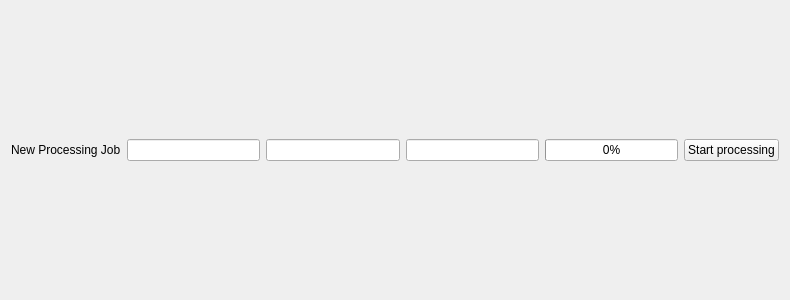
<?xml version="1.0" encoding="UTF-8"?>
<ui version="4.0">
 <class>ProcessingJob</class>
 <widget class="QWidget" name="ProcessingJob">
  <property name="geometry">
   <rect>
    <x>0</x>
    <y>0</y>
    <width>790</width>
    <height>300</height>
   </rect>
  </property>
  <property name="windowTitle">
   <string>Form</string>
  </property>
  <layout class="QHBoxLayout" name="horizontalLayout">
   <item>
    <widget class="QLabel" name="jobname">
     <property name="text">
      <string>New Processing Job</string>
     </property>
    </widget>
   </item>
   <item>
    <widget class="QLineEdit" name="input1"/>
   </item>
   <item>
    <widget class="QLineEdit" name="input2"/>
   </item>
   <item>
    <widget class="QLineEdit" name="outfilename"/>
   </item>
   <item>
    <widget class="QProgressBar" name="progressBar">
     <property name="value">
      <number>0</number>
     </property>
    </widget>
   </item>
   <item>
    <widget class="QPushButton" name="start">
     <property name="text">
      <string>Start processing</string>
     </property>
    </widget>
   </item>
  </layout>
 </widget>
 <resources/>
 <connections/>
</ui>
